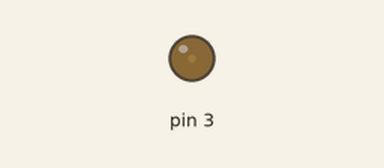
Bench run of a sketch on a simulated Arduino Uno, built with avr-gcc and run on an emulated ATmega328P. On the bench: output pins drawn as LEDs (lit = HIGH).

Above: at 0.15 s.
At 0.75 s:
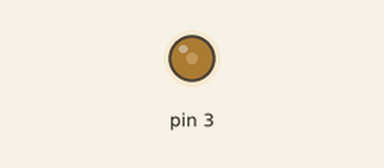
At 19.32 s:
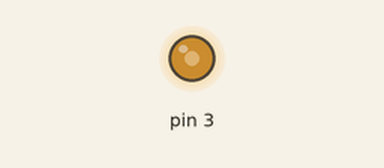
At 38.6 s:
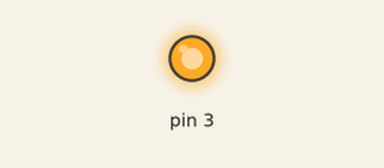
Timing chart, 0 to 40.0 s (numbered marks = the images above):
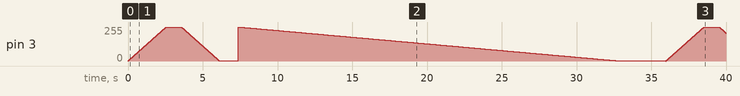

The sketch:

sketch_jun01a.ino
```cpp
#include <breath.h>
//pin.breath(on/off,time lengh of breath,number of loops)
Breath pin(3);
void setup() {
  // put your setup code here, to run once:

}

void loop() {
  // put your main code here, to run repeatedly:
pin.breath(ON);
delay(1000);
pin.breath(OFF);
delay(1000);
pin.breath(ON,1);
pin.breath(OFF,100);
pin.breath(ON,1,5);
}
```
